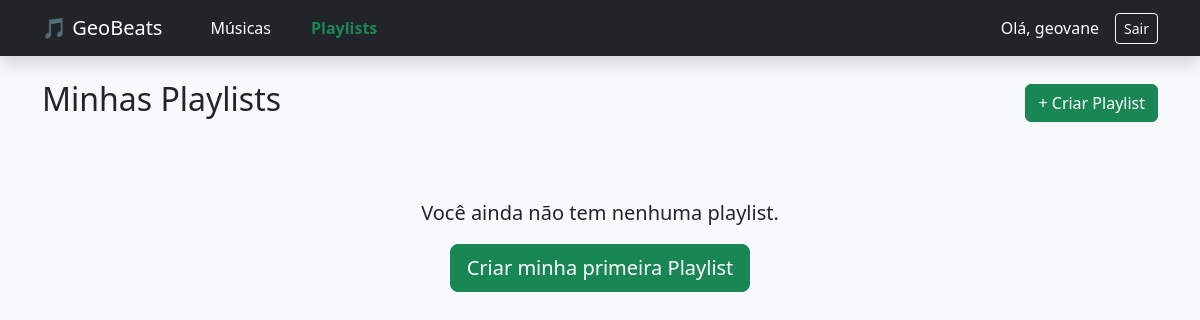
/music/playlists/ (signed in), run on an earlier commit of the app's database.
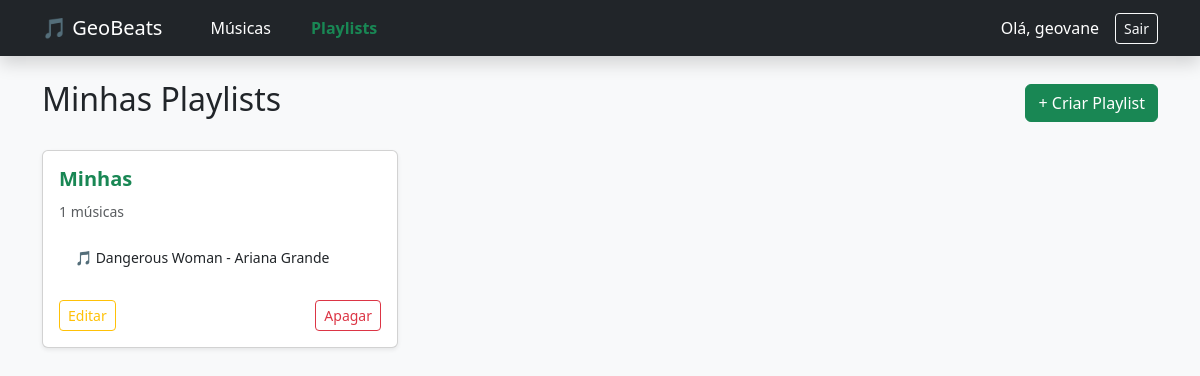
And on a later commit of the database.
### music/models.py (models this page shows, shortened)
class Playlist(models.Model):
    nome = models.CharField(max_length=100)
    usuario = models.ForeignKey(User, on_delete=models.CASCADE)
    musicas = models.ManyToManyField(Music, related_name='playlists')

class Music(models.Model):
    titulo = models.CharField(max_length=200)
    artista = models.CharField(max_length=200)
    tempo = models.CharField(max_length=10)
    categoria = models.ForeignKey(Categoria, on_delete=models.CASCADE, null=True, blank=True)
    usuario = models.ForeignKey(User, on_delete=models.CASCADE, null=True, blank=True)

### music/views.py (the view)
# urls.py: path('playlists/', views.playlist_list, name='playlist_list'),
@login_required
def playlist_list(request):
    playlists = Playlist.objects.filter(usuario=request.user)
    return render(request, 'music/playlist_list.html', {'playlists': playlists})

### music/templates/music/playlist_list.html
{% extends 'music/base.html' %}
{% block content %}
<div class="d-flex justify-content-between align-items-center mb-4">
    <h2>Minhas Playlists</h2>
    <a href="{% url 'playlist_add' %}" class="btn btn-success">+ Criar Playlist</a>
</div>
{% if playlists %}
    <div class="row">
        {% for playlist in playlists %}
        <div class="col-md-4 mb-3">
            <div class="card shadow-sm h-100"> <div class="card-body d-flex flex-column"> <h5 class="card-title text-success fw-bold">{{ playlist.nome }}</h5>
                    <p class="card-text">
                        <small class="text-muted">{{ playlist.musicas.count }} músicas</small>
                    </p>
                    <ul class="list-group list-group-flush mb-3 flex-grow-1"> {% for musica in playlist.musicas.all %}
                        <li class="list-group-item small">🎵 {{ musica.titulo }} - {{ musica.artista }}</li>
                        {% endfor %}
                    </ul>
                    <div class="d-flex justify-content-between mt-2">
                        <a href="{% url 'playlist_edit' playlist.id %}" class="btn btn-sm btn-outline-warning">Editar</a>
                        <a href="{% url 'playlist_delete' playlist.id %}" class="btn btn-sm btn-outline-danger">Apagar</a>
                    </div>
                    </div>
            </div>
        </div>
        {% endfor %}
    </div>
{% else %}
    <div class="text-center py-5">
        <p class="lead">Você ainda não tem nenhuma playlist.</p>
        <a href="{% url 'playlist_add' %}" class="btn btn-success btn-lg">Criar minha primeira Playlist</a>
    </div>
{% endif %}
{% endblock %}

What changed in the data, as far as the page shows it:
added Playlist: nome "Minhas", musicas.count "1"
now on this page (row unchanged): Music: titulo "Dangerous Woman", artista "Ariana Grande"
Also different on the page:
text no longer shown: "Você ainda não tem nenhuma playlist. Criar minha primeira Playlist"
